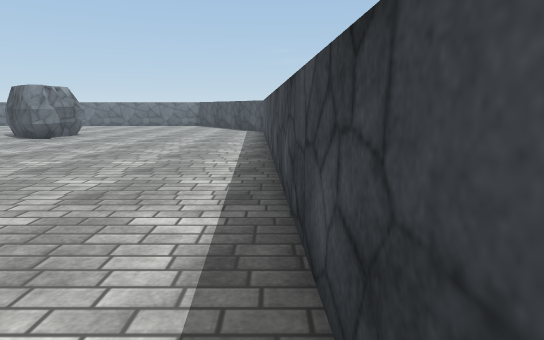
view 1 (above)

19 first-person views from a walk through a 3-D level made in the Unity game engine. The camera is 1.4 m above the floor, tilts 10° down and sees 75° across. The floor is counted in squares, 1 m on a side. Each view is taken from the middle of a square. On the plan, view 1 faces up. The plan holds only what a view shows up to about 15 squares ahead; the rest is blank. Surface patterns are stand-ins for the level's own textures.

view 2
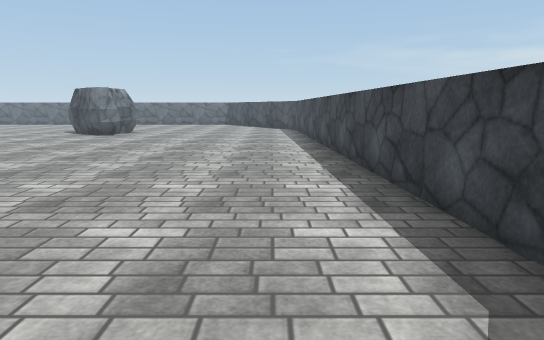

view 3
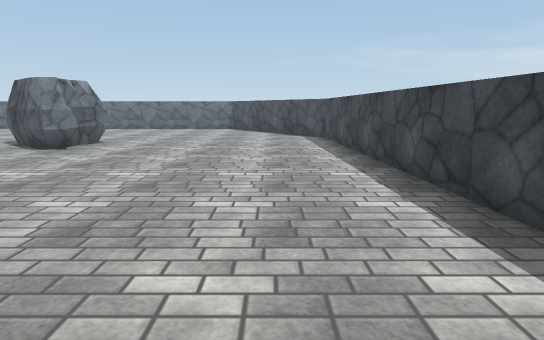

view 4
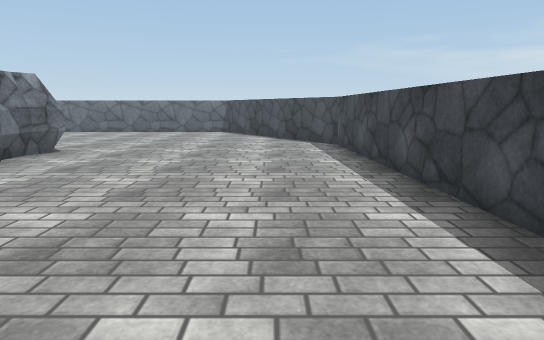

view 5
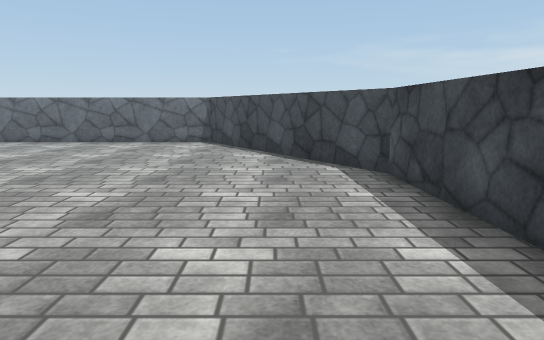

view 6
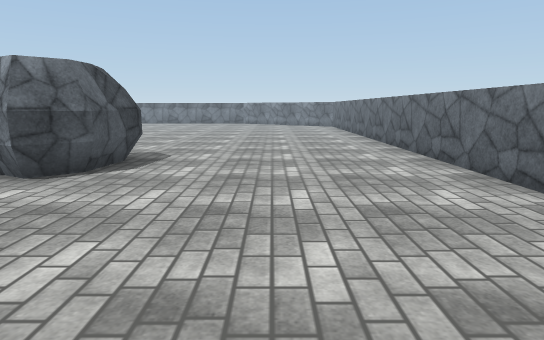

view 7
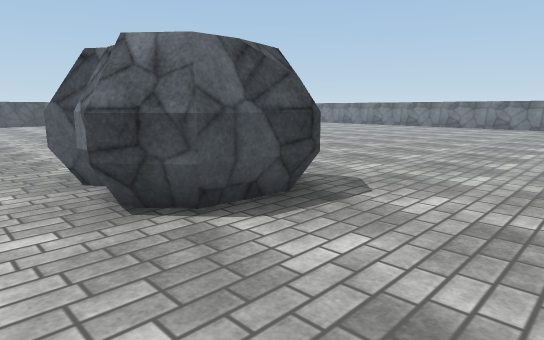

view 8
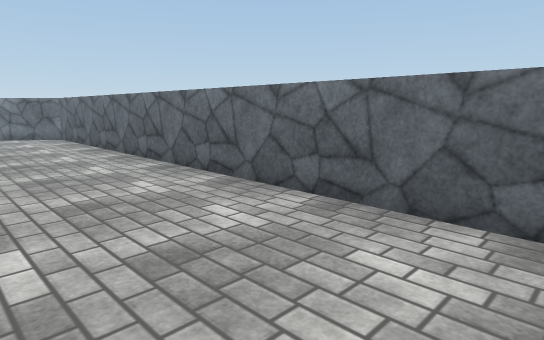

view 9
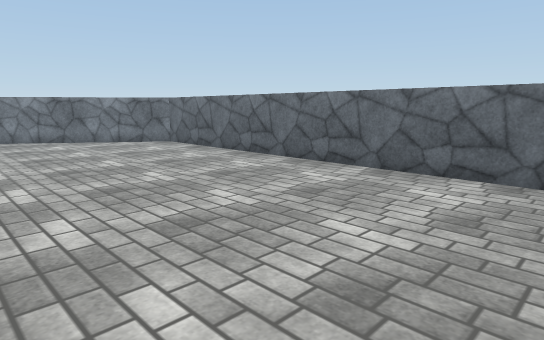

view 10
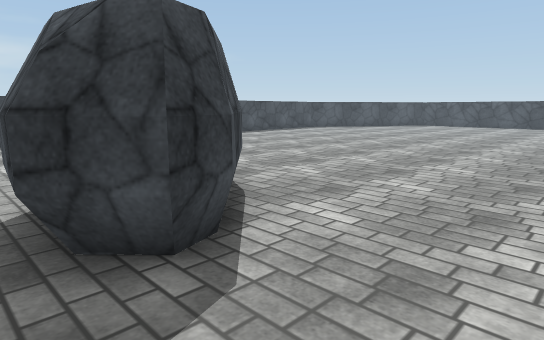

view 11
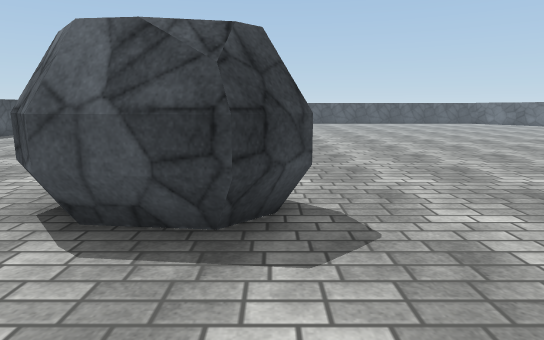

view 12
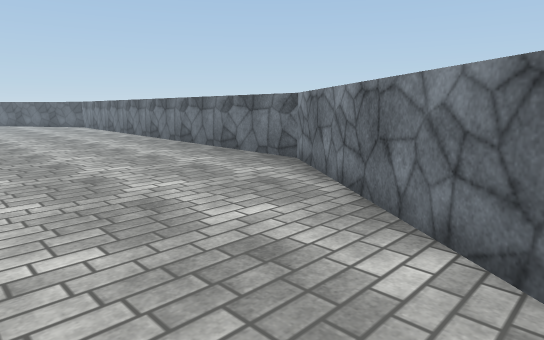

view 13
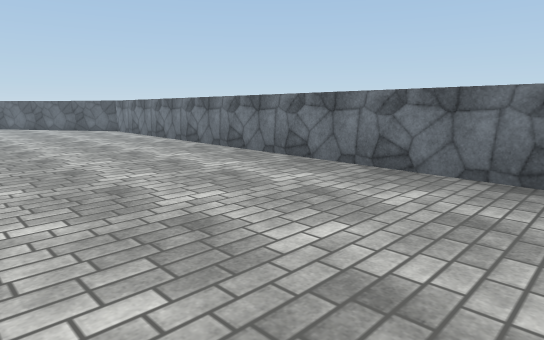

view 14
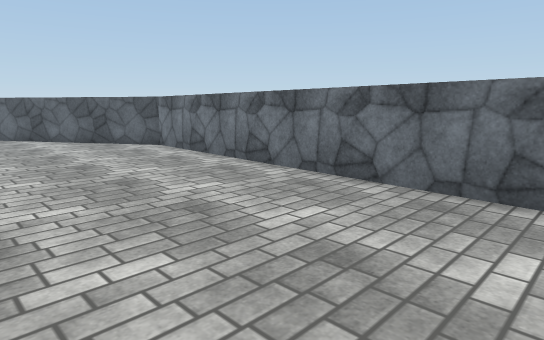

view 15
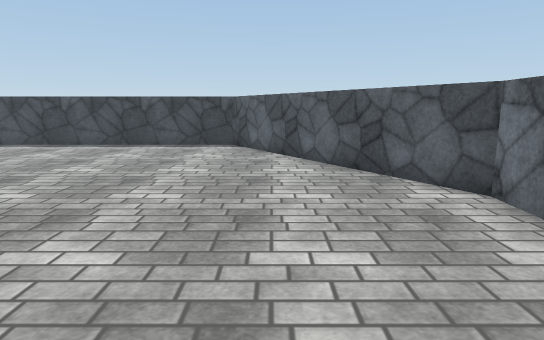

view 16
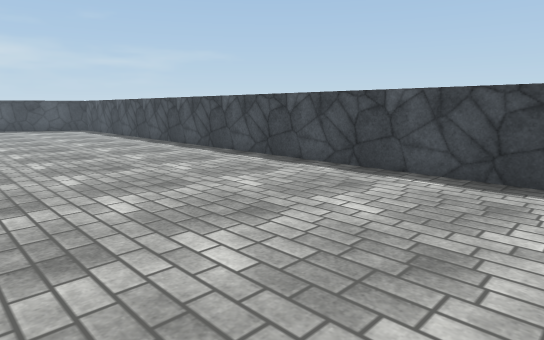

view 17
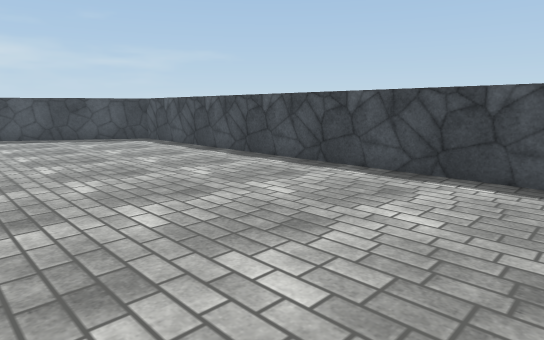

view 18
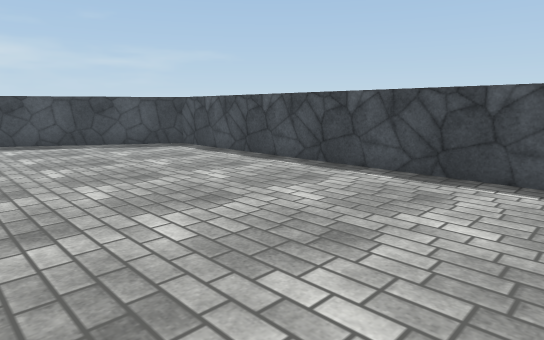

view 19
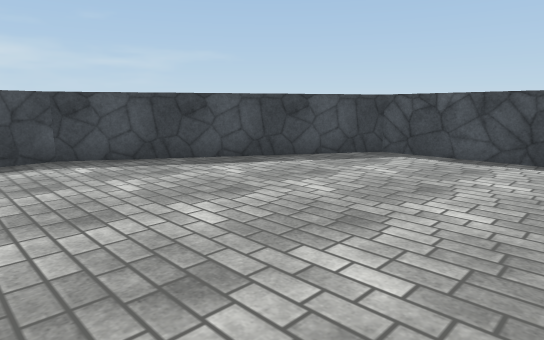

### Floor plan
Key: @ floor where view 1 was taken; # wall or solid block; . floor; O other object.
Columns run from 36 left of view 1 to 1 right of it. Each row starts with its distance up from view 1.
 28       ##########################
 27      ##........................##
 26      #..........................#
 25     ##..........................##
 24    ##............................##
 23    #..............................#
 22   ##..............................##
 21  ##................................##
 20  #..................................#
 19  #........ ............OOOO.........#
 18  #........  ...........O OO.........#
 17  #........   ...........O O.........#
 16  #.......     ...........OO.........#
 15  #.......      .....................#
 14  #.......       ....................#
 13  #.......      .....................#
 12  #.......     ......................#
 11  #.......     ......................#
 10  #.......    .......................#
  9  #......    ........................#
  8  #......    ........................#
  7  #......              ..............#
  6  #......              ..............#
  5  #......              ..... ........#
  4  #......              ....   .......#
  3 ##.....               ...     ......#
  2 #.......                  . ........##
  1 #........                  ..........#
  0 #........                 ..........@#
 -1 ##...........   . ......  ..........##
 -2  #..................................#
 -3  ##................................##
 -4   ##..............................##
 -5    #..............................#
 -6    ##............................##
 -7     ##..........................##
 -8      #..........................#
 -9      ############################

Where each view was taken, in squares from view 1:
view 1: 0 up, 0 right, facing up
view 2: 2 down, 2 left, facing up
view 3: 4 up, 3 left, facing up
view 4: 7 up, 3 left, facing up
view 5: 13 up, 3 left, facing up
view 6: 23 up, 3 left, facing left
view 7: 23 up, 8 left, facing down-left
view 8: 23 up, 12 left, facing up-left
view 9: 20 up, 16 left, facing up-left
view 10: 20 up, 16 left, facing down-right
view 11: 23 up, 13 left, facing down
view 12: 27 up, 27 left, facing down-left
view 13: 21 up, 27 left, facing down-left
view 14: 12 up, 29 left, facing down-left
view 15: 5 up, 32 left, facing down
view 16: 1 down, 28 left, facing down-right
view 17: 1 down, 20 left, facing down-right
view 18: 1 down, 17 left, facing down-right
view 19: 2 up, 10 left, facing down-right
